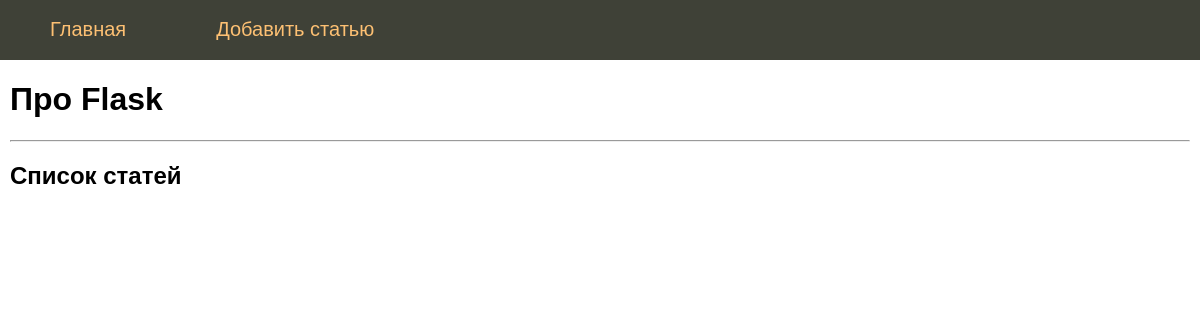
The app's page /, older data.
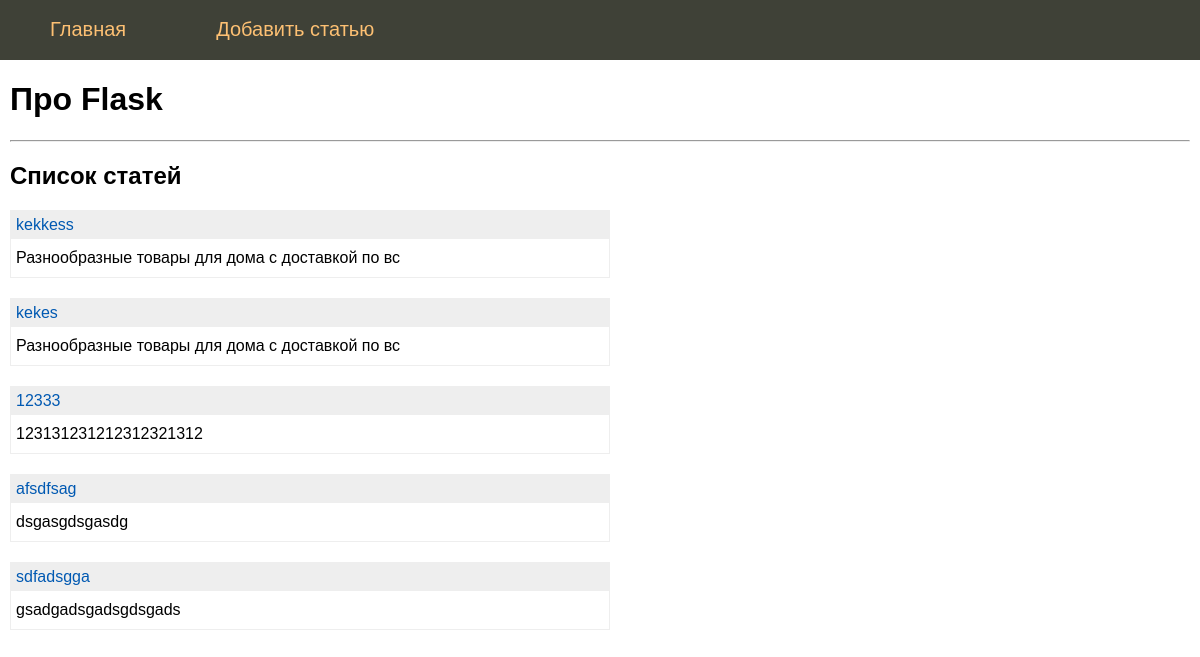
The same page, newer data.
### tables this page shows
CREATE TABLE mainmenu (
id INTEGER PRIMARY KEY AUTOINCREMENT,
title TEXT NOT NULL,
url TEXT NOT NULL
);

CREATE TABLE posts(
id INTEGER PRIMARY KEY AUTOINCREMENT,
title TEXT NOT NULL,
text TEXT NOT NULL,
url TEXT NOT NULL,
time INTEGER NOT NULL
);

### filesite.py (the view)
@app.route('/')
def index():
    return render_template('index.html', menu=dbase.getMenu(), posts=dbase.getPostsAnnounce())

### FDataBase.py (called while the page is built)
    def getMenu(self):
        sql = """SELECT * FROM  mainmenu"""
        try:
            self.__cur.execute(sql)
            res = self.__cur.fetchall()
            if res: return res
        except:
            print('Ошибка чтения из БД')
        return []

    def getPostsAnnounce(self):
        try:
            self.__cur.execute(f"SELECT id, title, text, url FROM posts ORDER BY time DESC")
            res = self.__cur.fetchall()
            if res:
                return res
        except sqlite3.Error as e:
            print("Ошибка получения статьи из БД" + str(e))
        return []

### filesite.py (called while the page is built)
def connect_db():
    conn = sqlite3.connect((app.config['DATABASE']))
    conn.row_factory = sqlite3.Row
    return conn

def get_db():
    if not hasattr(g, 'link_db'):
        g.link_db = connect_db()
    return g.link_db

@app.before_request
def before_request():
    global dbase
    db = get_db()
    dbase = FDataBase(db)

### templates/index.html
{% extends 'base.html' %}
{% block content %}
{{ super() }}
<hr>
<h2>Список статей</h2>
<ul class="list-posts">
    {% for p in posts %}
    <li>
        <p class="title"><a href="{{ url_for('showPost', alias=p.url)}}">{{p.title}}</a></p>
        <p class="announce">{{p.text[:50] | striptags }}</p>
    </li>
    {% endfor %}
</ul>
{% endblock %}

### templates/base.html (shortened to what this page needs)
<!DOCTYPE html>
<html>
<head>
	<link type="text/css" href="{{ url_for('static', filename='css/styles.css')}}" rel = 'stylesheet' />
</head>
<body>
{% block content -%}
	{%- block mainmenu -%}
<ul class="mainmenu">
	{% for m in menu %}
	<li><a href="{{m.url}}">{{m.title}}</a></li>
	{% endfor %}
</ul>
	{% endblock mainmenu -%}
<div class="content">
{% if title -%}
<h1>{{ title }}</h1>
{% else -%}
<h1>Про Flask</h1>
{% endif -%}
{% endblock -%}
</div>
</body>
</html>

Row changes from the older to the newer data that the page shows:
added posts: title "kekkess", text "Разнообразные товары для дома с доставкой по вс"
added posts: title "kekes", text "Разнообразные товары для дома с доставкой по вс"
added posts: title "12333", text "123131231212312321312"
now on this page (row edited): posts: title "afsdfsag", text "dsgasgdsgasdg"
now on this page (row edited): posts: title "sdfadsgga", text "gsadgadsgadsgdsgads"
